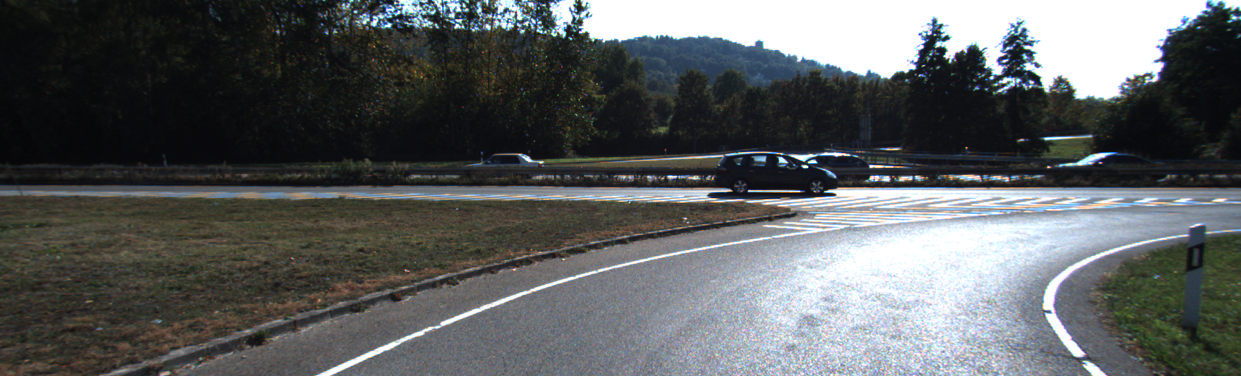
#> input picture testing2/000000.png, 1241 x 376 px
$ jupyter execute start.ipynb
#> lines starting #> are read from the running program, lines starting #| are printed output that depends on the picture
[cell 1]
# Make a video from the Images in Kitti Dataset..
import os
import cv2
import glob
import natsort
import numpy as np
from tqdm import tqdm
img_array = []
# Change the Path
ll = glob.glob("../testing2/*.png")

for filename in tqdm(natsort.natsorted(ll)):
    img = cv2.imread(filename)
#> img is the input picture: shape (376, 1241, 3); mean B, G, R 95, 94.2, 91.2
    height, width, layers = img.shape
#> height = 376; width = 1241; layers = 3
    size = (width,height)
#> size = (1241, 376)
    img_array.append(img)


out = cv2.VideoWriter('../final_results/kitti_img2Video.mp4',cv2.VideoWriter_fourcc(*'DIVX'), 1, size)

for i in range(len(img_array)):
    out.write(img_array[i])
#> this loop made 3 passes
out.release()

[cell 2]
# Parameters for Shi-Tomasi corner detection
feature_params = dict(maxCorners = 300, qualityLevel = 0.2, minDistance = 2, blockSize = 7)
# Parameters for Lucas-Kanade optical flow
lk_params = dict(winSize = (15,15), maxLevel = 2, criteria = (cv2.TERM_CRITERIA_EPS | cv2.TERM_CRITERIA_COUNT, 10, 0.03))
# The video feed is read in as a VideoCapture object
cap = cv2.VideoCapture("../final_results/kitti_img2Video.mp4")
# Variable for color to draw optical flow track
color = (0, 255, 0)
# ret = a boolean return value from getting the frame, first_frame = the first frame in the entire video sequence
ret, first_frame = cap.read()
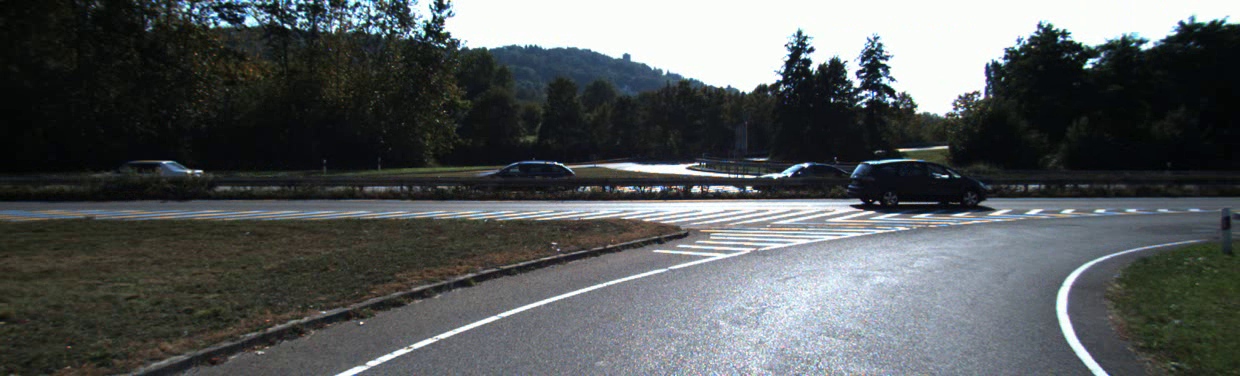
#> input picture frame 4 of final_results/kitti_img2Video.mp4, 1240 x 376 px
#> first_frame is the input picture: shape (376, 1240, 3); mean B, G, R 89.9, 89.5, 85.3
# Converts frame to grayscale because we only need the luminance channel for detecting edges - less computationally expensive
prev_gray = cv2.cvtColor(first_frame, cv2.COLOR_BGR2GRAY)
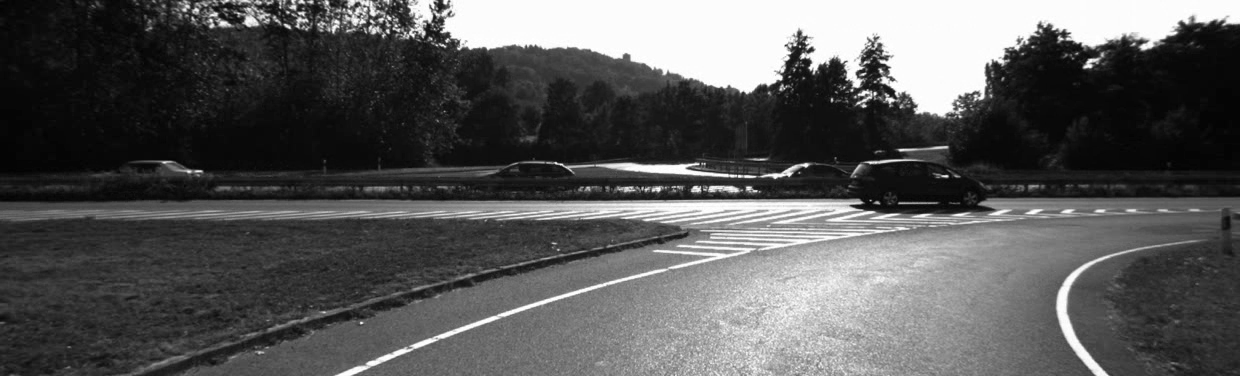
#> prev_gray: shape (376, 1240); min 2, max 255, mean 88.2
# Finds the strongest corners in the first frame by Shi-Tomasi method - we will track the optical flow for these corners
# https://docs.opencv.org/3.0-beta/modules/imgproc/doc/feature_detection.html#goodfeaturestotrack
prev = cv2.goodFeaturesToTrack(prev_gray, mask = None, **feature_params)
#> prev = 300 rows, first 8: [780, 77], [873, 93], [412, 33], [1060, 38], [853, 88], [781, 73], [806, 45], [371, 24]
# Creates an image filled with zero intensities with the same dimensions as the frame - for later drawing purposes
mask = np.zeros_like(first_frame)


out = cv2.VideoWriter('../final_results/sparseOpticalFlw_video.mp4',cv2.VideoWriter_fourcc(*'DIVX'), 1, (1241,376))

while(cap.isOpened()):
    try:
    # ret = a boolean return value from getting the frame, frame = the current frame being projected in the video
        ret, frame = cap.read()
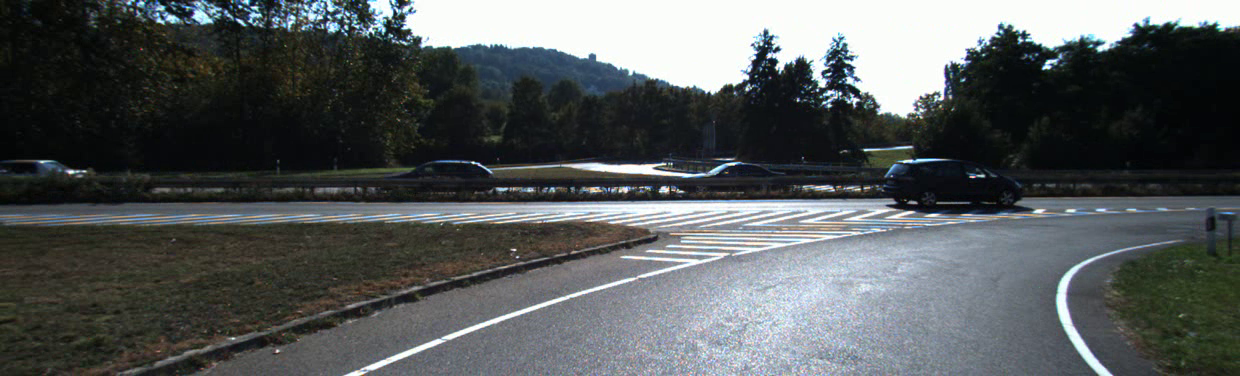
#> input picture frame 5 of final_results/kitti_img2Video.mp4, 1240 x 376 px
#> frame is the input picture: shape (376, 1240, 3); mean B, G, R 90.5, 90, 85.7
        # Converts each frame to grayscale - we previously only converted the first frame to grayscale
        gray = cv2.cvtColor(frame, cv2.COLOR_BGR2GRAY)
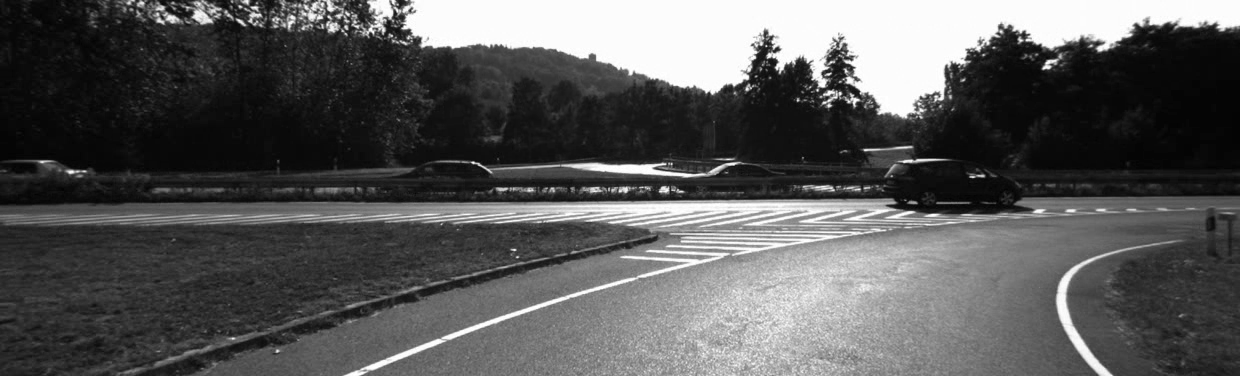
#> gray: shape (376, 1240); min 1, max 255, mean 88.7
        # Calculates sparse optical flow by Lucas-Kanade method
        # https://docs.opencv.org/3.0-beta/modules/video/doc/motion_analysis_and_object_tracking.html#calcopticalflowpyrlk
        prev = cv2.goodFeaturesToTrack(prev_gray, mask = None, **feature_params)
        next, status, error = cv2.calcOpticalFlowPyrLK(prev_gray, gray, prev, None, **lk_params)
#> next = 300 rows, first 8: [824.2, 57.9], [851.6, 97.67], [422, 44.49], [1097.9, 47.64], [872.5, 100.8], [825, 54.63], [807.2, 64.42], [391, 33.46]; status = 300 values, max 1 at index 0, min 0 at index 262, mean 0.997; error = 300 values, max 6.58e+19 at index 262, min 3.54 at index 228, mean 2.19e+17
        # Selects good feature points for previous position
        good_old = prev[status == 1].astype(int)
#> good_old = 299 pairs, first value 184 to 1224, second value 2 to 189
        # Selects good feature points for next position
        good_new = next[status == 1].astype(int)
#> good_new = 299 pairs, first value 169 to 1216, second value -4 to 191
        # Draws the optical flow tracks
        for i, (new, old) in enumerate(zip(good_new, good_old)):
            # Returns a contiguous flattened array as (x, y) coordinates for new point
            a, b = new.ravel()
            # Returns a contiguous flattened array as (x, y) coordinates for old point
            c, d = old.ravel()
            # Draws line between new and old position with green color and 2 thickness
            mask = cv2.line(mask, (a, b), (c, d), color, 2)
            # Draws filled circle (thickness of -1) at new position with green color and radius of 3
            frame = cv2.circle(frame, (a, b), 3, color, -1)
#> this loop made 299 passes
#> (a, b, c, d) on passes 1 to 3: (824, 57, 780, 77), (851, 97, 873, 93), (421, 44, 412, 33)
#> pass 1, `mask = cv2.line(mask, (a, b), (c, d), color, 2)`:
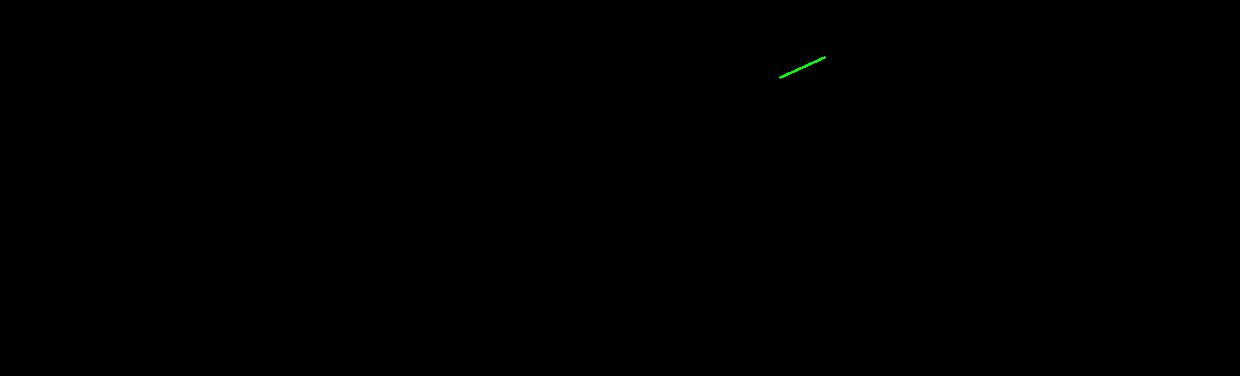
#> mask: shape (376, 1240, 3); mean of channels 0, 1, 2 0, 0.1, 0; drawn as B, G, R
#> after the loop:
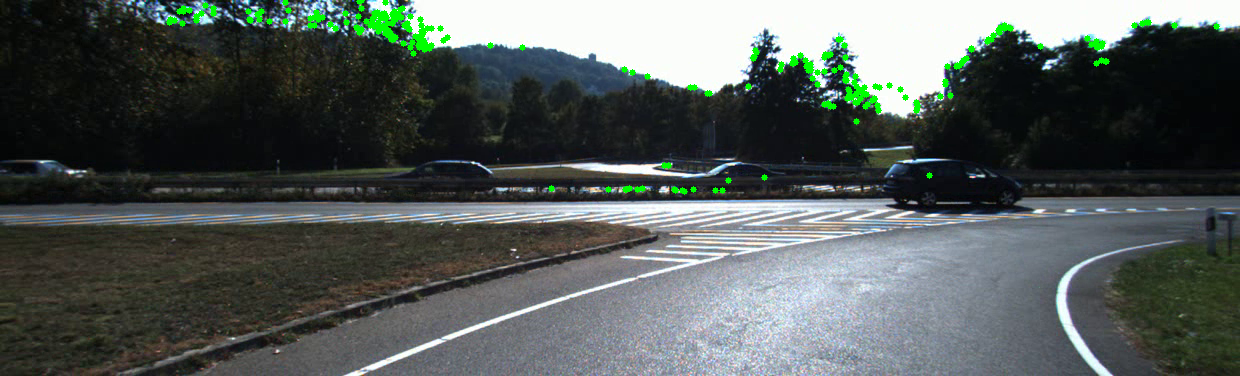
#> frame: shape (376, 1240, 3); mean B, G, R 88.6, 91.4, 84.1
#> after the loop:
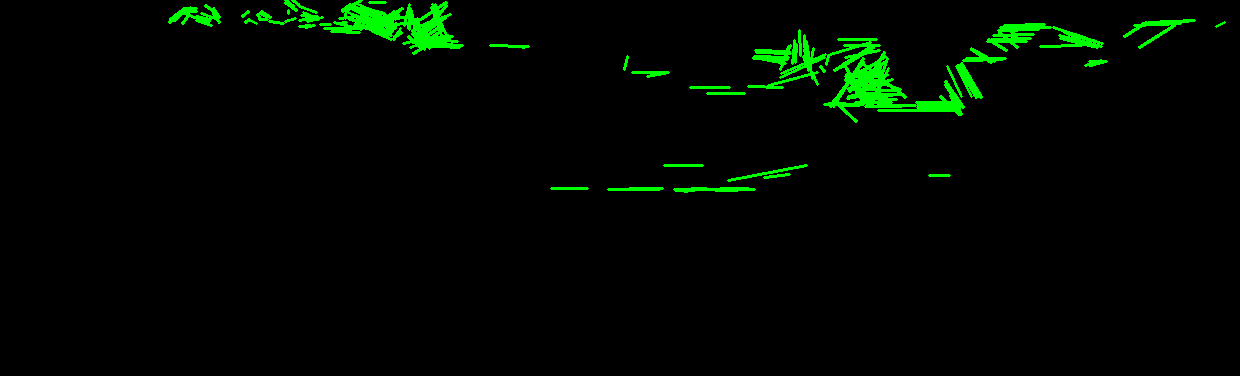
#> mask: shape (376, 1240, 3); mean of channels 0, 1, 2 0, 7.7, 0; drawn as B, G, R
        # Overlays the optical flow tracks on the original frame
        output = cv2.add(frame, mask)
        # Updates previous frame
        prev_gray = gray.copy()
        # Updates previous good feature points
        prev = good_new.reshape(-1, 1, 2)
#> prev = 299 rows, first 8: [824, 57], [851, 97], [421, 44], [1097, 47], [872, 100], [825, 54], [807, 64], [390, 33]
        # Opens a new window and displays the output frame
        # cv2.imshow("sparse optical flow", output)
        out.write(output)

        # Frames are read by intervals of 10 milliseconds. The programs breaks out of the while loop when the user presses the 'q' key

        # Change the speed of the video to observe the changes ...
        if cv2.waitKey(100) & 0xFF == ord('q'):
#> (key q is pressed here)
            break
    except Exception as e:
        break
# The following frees up resources and closes all windows
cap.release()
out.release()
cv2.destroyAllWindows()
